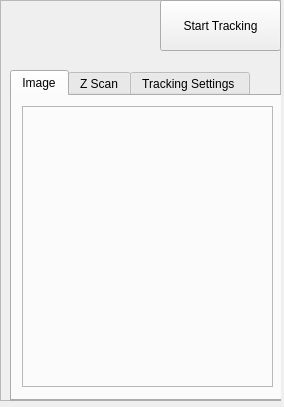
<?xml version="1.0" encoding="UTF-8"?>
<ui version="4.0">
 <class>TrackingWidget</class>
 <widget class="QWidget" name="TrackingWidget">
  <property name="geometry">
   <rect>
    <x>0</x>
    <y>0</y>
    <width>284</width>
    <height>407</height>
   </rect>
  </property>
  <property name="windowTitle">
   <string>Form</string>
  </property>
  <widget class="QFrame" name="tracking_frame">
   <property name="geometry">
    <rect>
     <x>0</x>
     <y>0</y>
     <width>281</width>
     <height>401</height>
    </rect>
   </property>
   <property name="frameShape">
    <enum>QFrame::StyledPanel</enum>
   </property>
   <property name="frameShadow">
    <enum>QFrame::Raised</enum>
   </property>
   <widget class="QPushButton" name="start_tracking_push_button">
    <property name="geometry">
     <rect>
      <x>160</x>
      <y>0</y>
      <width>121</width>
      <height>51</height>
     </rect>
    </property>
    <property name="text">
     <string>Start Tracking</string>
    </property>
    <property name="checkable">
     <bool>false</bool>
    </property>
   </widget>
   <widget class="QTabWidget" name="tracking_tabs">
    <property name="geometry">
     <rect>
      <x>10</x>
      <y>70</y>
      <width>281</width>
      <height>331</height>
     </rect>
    </property>
    <property name="currentIndex">
     <number>0</number>
    </property>
    <widget class="QWidget" name="tracking_image_scan">
     <attribute name="title">
      <string>Image</string>
     </attribute>
     <widget class="QFrame" name="tracking_image_frame">
      <property name="geometry">
       <rect>
        <x>10</x>
        <y>10</y>
        <width>251</width>
        <height>281</height>
       </rect>
      </property>
      <property name="frameShape">
       <enum>QFrame::StyledPanel</enum>
      </property>
      <property name="frameShadow">
       <enum>QFrame::Raised</enum>
      </property>
     </widget>
    </widget>
    <widget class="QWidget" name="tracking_z_scan">
     <attribute name="title">
      <string>Z Scan</string>
     </attribute>
     <widget class="QFrame" name="tracking_z_frame">
      <property name="geometry">
       <rect>
        <x>10</x>
        <y>10</y>
        <width>251</width>
        <height>291</height>
       </rect>
      </property>
      <property name="frameShape">
       <enum>QFrame::StyledPanel</enum>
      </property>
      <property name="frameShadow">
       <enum>QFrame::Raised</enum>
      </property>
     </widget>
    </widget>
    <widget class="QWidget" name="tracking_settings">
     <attribute name="title">
      <string>Tracking Settings </string>
     </attribute>
     <widget class="QLabel" name="label">
      <property name="geometry">
       <rect>
        <x>50</x>
        <y>20</y>
        <width>71</width>
        <height>20</height>
       </rect>
      </property>
      <property name="text">
       <string>  XY Span (µm)</string>
      </property>
     </widget>
     <widget class="QLabel" name="label_2">
      <property name="geometry">
       <rect>
        <x>60</x>
        <y>50</y>
        <width>61</width>
        <height>20</height>
       </rect>
      </property>
      <property name="text">
       <string>Z Span (µm)</string>
      </property>
     </widget>
     <widget class="QLabel" name="label_3">
      <property name="geometry">
       <rect>
        <x>50</x>
        <y>140</y>
        <width>71</width>
        <height>16</height>
       </rect>
      </property>
      <property name="text">
       <string>Dwell Time(ms)</string>
      </property>
     </widget>
     <widget class="QLabel" name="label_4">
      <property name="geometry">
       <rect>
        <x>20</x>
        <y>80</y>
        <width>101</width>
        <height>16</height>
       </rect>
      </property>
      <property name="text">
       <string>XY Number of Points</string>
      </property>
     </widget>
     <widget class="QLabel" name="label_5">
      <property name="geometry">
       <rect>
        <x>30</x>
        <y>110</y>
        <width>91</width>
        <height>16</height>
       </rect>
      </property>
      <property name="text">
       <string>Z Number of Points </string>
      </property>
     </widget>
     <widget class="QSpinBox" name="xy_points_spin_box_tracking">
      <property name="geometry">
       <rect>
        <x>130</x>
        <y>80</y>
        <width>81</width>
        <height>22</height>
       </rect>
      </property>
      <property name="minimum">
       <number>3</number>
      </property>
     </widget>
     <widget class="QSpinBox" name="z_points_spin_box_tracking">
      <property name="geometry">
       <rect>
        <x>130</x>
        <y>110</y>
        <width>81</width>
        <height>22</height>
       </rect>
      </property>
      <property name="minimum">
       <number>3</number>
      </property>
     </widget>
     <widget class="QDoubleSpinBox" name="dwell_time_ms_spin_box_tracking">
      <property name="geometry">
       <rect>
        <x>130</x>
        <y>140</y>
        <width>81</width>
        <height>22</height>
       </rect>
      </property>
      <property name="decimals">
       <number>3</number>
      </property>
      <property name="minimum">
       <double>1.000000000000000</double>
      </property>
     </widget>
     <widget class="QDoubleSpinBox" name="z_span_spin_box_tracking">
      <property name="geometry">
       <rect>
        <x>130</x>
        <y>50</y>
        <width>81</width>
        <height>22</height>
       </rect>
      </property>
      <property name="decimals">
       <number>3</number>
      </property>
      <property name="minimum">
       <double>0.010000000000000</double>
      </property>
     </widget>
     <widget class="QDoubleSpinBox" name="xy_span_spin_box_tracking">
      <property name="geometry">
       <rect>
        <x>130</x>
        <y>20</y>
        <width>81</width>
        <height>22</height>
       </rect>
      </property>
      <property name="decimals">
       <number>3</number>
      </property>
      <property name="minimum">
       <double>0.010000000000000</double>
      </property>
     </widget>
    </widget>
   </widget>
  </widget>
 </widget>
 <resources/>
 <connections/>
</ui>
